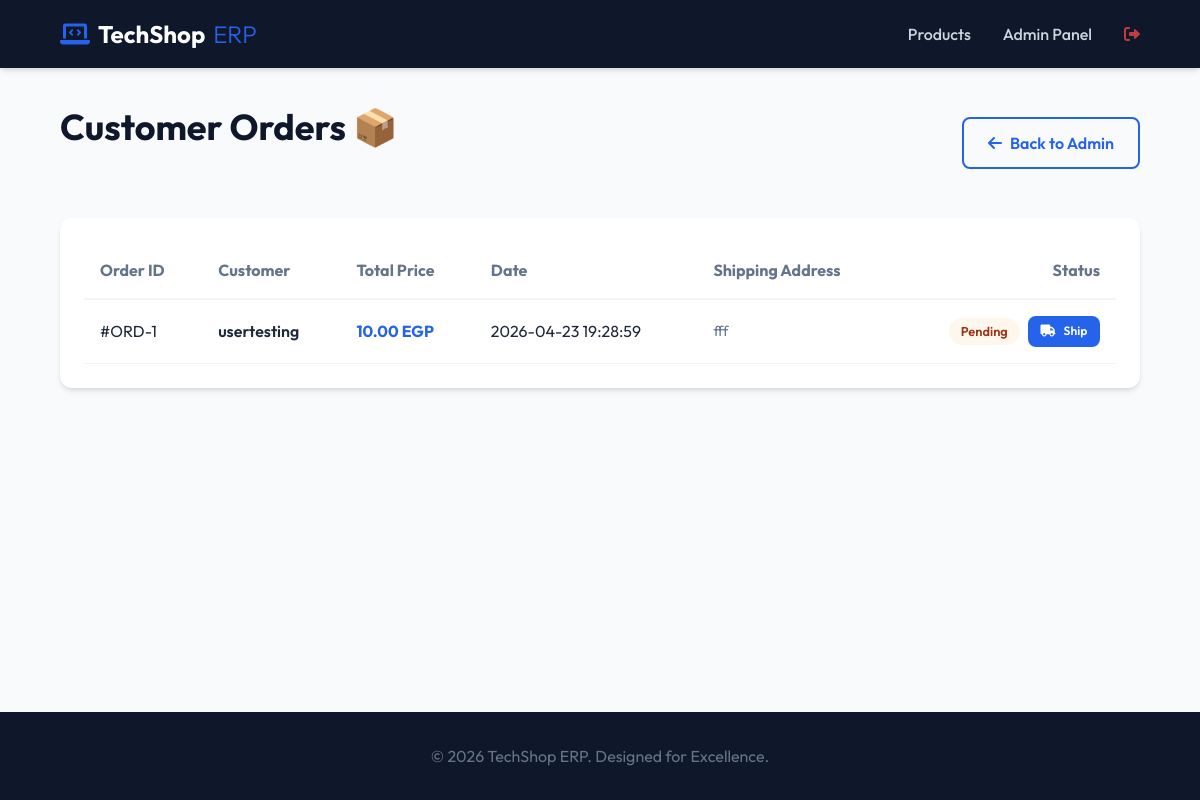
Before: /view-orders (signed in) with the older database file.
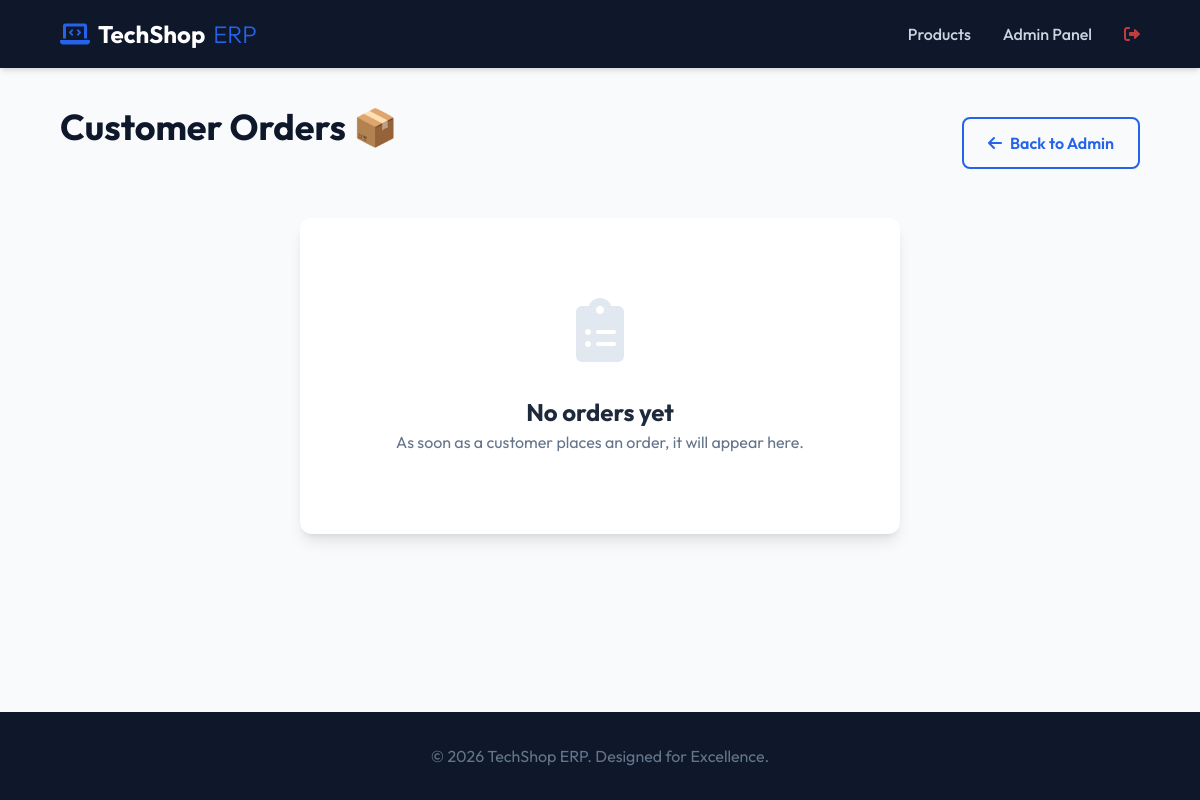
After: the same page with the newer database file.
### tables this page shows
CREATE TABLE orders (
  id INTEGER PRIMARY KEY AUTOINCREMENT,
  user_id INTEGER NOT NULL,
  total_price REAL NOT NULL,
  created_at TEXT NOT NULL,
  address TEXT NOT NULL,
  status TEXT DEFAULT 'Pending',
  FOREIGN KEY (user_id) REFERENCES users(id)
);

CREATE TABLE users (
  id INTEGER PRIMARY KEY AUTOINCREMENT,
  username TEXT NOT NULL UNIQUE,
  email TEXT NOT NULL UNIQUE,
  password TEXT NOT NULL,
  role_id INTEGER,
  FOREIGN KEY (role_id) REFERENCES roles(id)
);

### inventory.py (the view)
@inventory_bp.route("/view-orders")
def view_orders():
    if session.get("role") != "admin":
        return redirect(url_for("web_login"))
    db = get_db()
    orders = db.execute("""
        SELECT orders.*, users.username
        FROM orders
        JOIN users ON orders.user_id = users.id
        ORDER BY orders.created_at DESC
    """).fetchall()
    return render_template("orders.html", orders=orders)

### app.py (called while the page is built)
@app.context_processor
def inject_globals():
    cart_count = len(session.get("cart", []))
    return dict(cart_count=cart_count)

### inventory.py (called while the page is built)
def get_db():
    if 'db' not in g:
        g.db = sqlite3.connect("database.db", timeout=20)
        g.db.row_factory = sqlite3.Row
        g.db.execute("PRAGMA foreign_keys = ON")
    return g.db

### templates/orders.html (shortened to what this page needs)
{% extends "base.html" %}
{% block content %}
<div style="display: flex; justify-content: space-between; align-items: center; margin-bottom: 2rem;">
    <h1>Customer Orders 📦</h1>
    <a href="/admin" class="btn btn-outline">
        <i class="fas fa-arrow-left"></i> Back to Admin
    </a>
</div>
{% if orders %}
<div class="cart-table-wrapper">
    <table>
        <thead>
            <tr>
                <th>Order ID</th>
                <th>Customer</th>
                <th>Total Price</th>
                <th>Date</th>
                <th>Shipping Address</th>
                <th style="text-align: right;">Status</th>
            </tr>
        </thead>
        <tbody>
            {% for order in orders %}
            <tr>
                <td>#ORD-{{ order.id }}</td>
                <td style="font-weight: 600;">{{ order.username }}</td>
                {% set display_total = "{:,.2f}".format(order.total_price) %}
                <td style="color: var(--primary-color); font-weight: 700;">{{ display_total }} EGP</td>
                <td>{{ order.created_at }}</td>
                <td style="max-width: 250px; font-size: 0.9rem; color: var(--text-muted);">{{ order.address }}</td>
                <td style="text-align: right;">
                    <div style="display: flex; gap: 0.5rem; justify-content: flex-end; align-items: center;">
                        {% set is_pending = order.status == 'Pending' %}
                        {% set status_bg = '#fff7ed' if is_pending else '#e0f2fe' %}
                        {% set status_color = '#9a3412' if is_pending else '#0369a1' %}
                        <span style="background: {{ status_bg }}; color: {{ status_color }}; padding: 4px 12px; border-radius: 20px; font-size: 0.8rem; font-weight: 600;">
                            {{ order.status }}
                        </span>
                        {% if order.status == 'Pending' %}
                        <a href="/mark-shipped/{{ order.id }}" class="btn btn-primary" style="padding: 0.4rem 0.8rem; font-size: 0.75rem;">
                            <i class="fas fa-truck"></i> Ship
                        </a>
                        {% endif %}
                    </div>
                </td>
            </tr>
            {% endfor %}
        </tbody>
    </table>
</div>
{% else %}
<div class="success-card" style="padding: 5rem 2rem;">
    <i class="fas fa-clipboard-list fa-4x" style="color: #e2e8f0; margin-bottom: 2rem;"></i>
    <h2>No orders yet</h2>
    <p style="color: var(--text-muted);">As soon as a customer places an order, it will appear here.</p>
</div>
{% endif %}
{% endblock %}

Changed rows visible on the page:
removed orders: id "1", username "usertesting", total_price "10.00", created_at "2026-04-23 19:28:59", address "fff", status "Pending"
Other visible differences:
text no longer shown: "Order ID Customer Total Price Date Shipping Address Status"
text now shown: "No orders yet As soon as a customer places an order, it will appear here."
